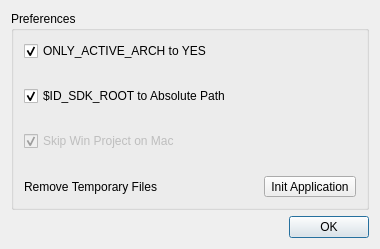
<?xml version="1.0" encoding="UTF-8"?>
<ui version="4.0">
 <class>Preferences</class>
 <widget class="QDialog" name="Preferences">
  <property name="geometry">
   <rect>
    <x>0</x>
    <y>0</y>
    <width>380</width>
    <height>246</height>
   </rect>
  </property>
  <property name="sizePolicy">
   <sizepolicy hsizetype="Fixed" vsizetype="Fixed">
    <horstretch>0</horstretch>
    <verstretch>0</verstretch>
   </sizepolicy>
  </property>
  <property name="windowTitle">
   <string>Dialog</string>
  </property>
  <layout class="QVBoxLayout" name="verticalLayout_3">
   <item>
    <widget class="QGroupBox" name="groupBox">
     <property name="title">
      <string>Preferences</string>
     </property>
     <layout class="QVBoxLayout" name="verticalLayout_2">
      <property name="leftMargin">
       <number>10</number>
      </property>
      <property name="topMargin">
       <number>10</number>
      </property>
      <property name="rightMargin">
       <number>10</number>
      </property>
      <property name="bottomMargin">
       <number>10</number>
      </property>
      <item>
       <layout class="QVBoxLayout" name="verticalLayout">
        <property name="spacing">
         <number>25</number>
        </property>
        <item>
         <widget class="QCheckBox" name="onlyActiveArchCheck">
          <property name="toolTip">
           <string>&lt;html&gt;&lt;head/&gt;&lt;body&gt;&lt;pre style=&quot; margin-top:0px; margin-bottom:0px; margin-left:0px; margin-right:0px; -qt-block-indent:0; text-indent:0px; line-height:24px; background-color:#282a36;&quot;&gt;&lt;span style=&quot; font-family:'Menlo','Monaco','Courier New','monospace'; font-size:16px; color:#f1fa8c;&quot;&gt;This setting will add &quot;Only_Active_Arch=YES&quot; build setting to XCode Project.Default value causes the error.&lt;/span&gt;&lt;/pre&gt;&lt;/body&gt;&lt;/html&gt;</string>
          </property>
          <property name="text">
           <string>ONLY_ACTIVE_ARCH to YES</string>
          </property>
          <property name="checked">
           <bool>true</bool>
          </property>
         </widget>
        </item>
        <item>
         <widget class="QCheckBox" name="sdkRootToAbsolute">
          <property name="toolTip">
           <string>&lt;html&gt;&lt;head/&gt;&lt;body&gt;&lt;pre style=&quot; margin-top:0px; margin-bottom:0px; margin-left:0px; margin-right:0px; -qt-block-indent:0; text-indent:0px; line-height:24px; background-color:#282a36;&quot;&gt;&lt;span style=&quot; font-family:'Menlo','Monaco','Courier New','monospace'; font-size:16px; color:#f1fa8c;&quot;&gt;This setting will change the $ID_SDK_ROOT variable in xcode project to absolute file path.&lt;/span&gt;&lt;/pre&gt;&lt;/body&gt;&lt;/html&gt;</string>
          </property>
          <property name="text">
           <string>$ID_SDK_ROOT to Absolute Path</string>
          </property>
          <property name="checked">
           <bool>true</bool>
          </property>
         </widget>
        </item>
        <item>
         <widget class="QCheckBox" name="skipWinProject">
          <property name="enabled">
           <bool>false</bool>
          </property>
          <property name="text">
           <string>Skip Win Project on Mac</string>
          </property>
          <property name="checked">
           <bool>true</bool>
          </property>
         </widget>
        </item>
        <item>
         <layout class="QHBoxLayout" name="horizontalLayout">
          <item>
           <widget class="QLabel" name="label">
            <property name="text">
             <string>Remove Temporary Files</string>
            </property>
           </widget>
          </item>
          <item>
           <spacer name="horizontalSpacer">
            <property name="orientation">
             <enum>Qt::Horizontal</enum>
            </property>
            <property name="sizeHint" stdset="0">
             <size>
              <width>40</width>
              <height>20</height>
             </size>
            </property>
           </spacer>
          </item>
          <item>
           <widget class="QToolButton" name="initApplication">
            <property name="toolTip">
             <string>&lt;html&gt;&lt;head/&gt;&lt;body&gt;&lt;pre style=&quot; margin-top:0px; margin-bottom:0px; margin-left:0px; margin-right:0px; -qt-block-indent:0; text-indent:0px; line-height:24px; background-color:#282a36;&quot;&gt;&lt;span style=&quot; font-family:'Menlo','Monaco','Courier New','monospace'; font-size:16px; color:#f1fa8c;&quot;&gt;It will delete all  temporary file/folder which created by application.&lt;/span&gt;&lt;/pre&gt;&lt;/body&gt;&lt;/html&gt;</string>
            </property>
            <property name="text">
             <string>Init Application</string>
            </property>
           </widget>
          </item>
         </layout>
        </item>
       </layout>
      </item>
     </layout>
    </widget>
   </item>
   <item>
    <layout class="QHBoxLayout" name="horizontalLayout_2">
     <property name="spacing">
      <number>0</number>
     </property>
     <property name="sizeConstraint">
      <enum>QLayout::SetDefaultConstraint</enum>
     </property>
     <item>
      <spacer name="horizontalSpacer_2">
       <property name="orientation">
        <enum>Qt::Horizontal</enum>
       </property>
       <property name="sizeHint" stdset="0">
        <size>
         <width>188</width>
         <height>20</height>
        </size>
       </property>
      </spacer>
     </item>
     <item>
      <widget class="QPushButton" name="okButton">
       <property name="text">
        <string>OK</string>
       </property>
      </widget>
     </item>
    </layout>
   </item>
  </layout>
 </widget>
 <resources/>
 <connections/>
</ui>
